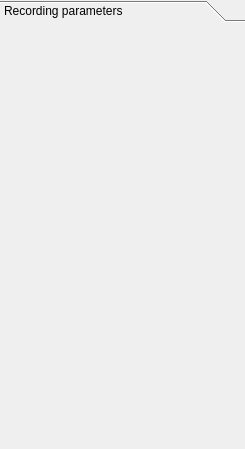
<?xml version="1.0" encoding="UTF-8"?>
<ui version="4.0">
 <class>tab_record</class>
 <widget class="QWidget" name="tab_record">
  <property name="geometry">
   <rect>
    <x>0</x>
    <y>0</y>
    <width>245</width>
    <height>449</height>
   </rect>
  </property>
  <property name="windowTitle">
   <string>Form</string>
  </property>
  <layout class="QGridLayout" name="gridLayout">
   <property name="margin">
    <number>0</number>
   </property>
   <property name="spacing">
    <number>0</number>
   </property>
   <item row="0" column="0">
    <layout class="QGridLayout" name="gridLayout_2">
     <property name="spacing">
      <number>1</number>
     </property>
     <item row="0" column="0">
      <widget class="QToolBox" name="toolBox">
       <property name="frameShape">
        <enum>QFrame::NoFrame</enum>
       </property>
       <property name="frameShadow">
        <enum>QFrame::Plain</enum>
       </property>
       <property name="lineWidth">
        <number>0</number>
       </property>
       <property name="currentIndex">
        <number>0</number>
       </property>
       <property name="tabSpacing">
        <number>0</number>
       </property>
       <widget class="QWidget" name="page_record">
        <property name="geometry">
         <rect>
          <x>0</x>
          <y>0</y>
          <width>243</width>
          <height>426</height>
         </rect>
        </property>
        <attribute name="label">
         <string>Recording parameters</string>
        </attribute>
        <layout class="QGridLayout" name="gridLayout_6">
         <property name="margin">
          <number>0</number>
         </property>
         <property name="spacing">
          <number>0</number>
         </property>
        </layout>
       </widget>
      </widget>
     </item>
    </layout>
   </item>
  </layout>
 </widget>
 <resources>
  <include location="images.qrc"/>
 </resources>
 <connections/>
</ui>
